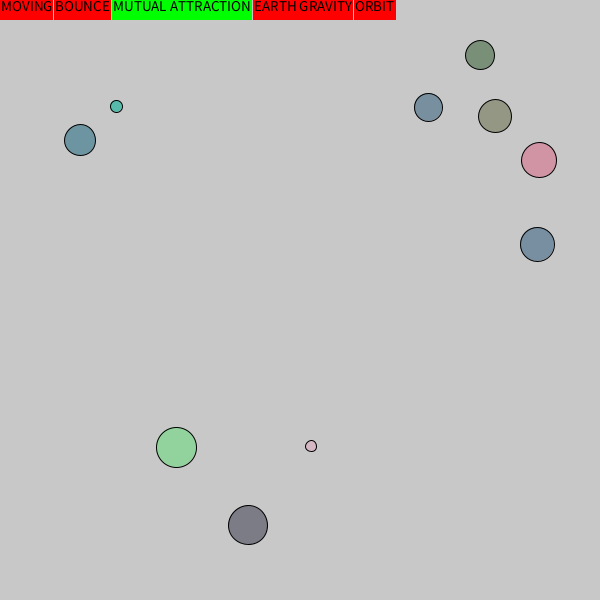
Frame 1 (no input)
Frame 60 (the mouse pressed at the canvas centre just before this capture): identical to frame 1, image omitted
Frame 120 (the mouse held since frame 60 and released just before this capture): identical to frame 1, image omitted

The Processing sketch that drew this single still picture (run headless with seeded random() and noise(); from frame 60 on, the mouse is pressed at the canvas centre):

// Processing sketch: GravityCW
// ── GravityCW.pde
float GRAVITY = 0.4;
int MAX_SIZE  = 50;
int MIN_SIZE = 10;
float MAX_MASS = 10;
float MIN_MASS = 1;

int NUM_ORBS = 10;
Orb[] orbs;
boolean moving;
boolean multiBall;
boolean earthGravity;
boolean orbit;
boolean bounce;
boolean trails;

Orb earth;
Orb centerGravity;

void setup() {
  noStroke();
  size(600, 600);
  background(200);
  orbs = new Orb[NUM_ORBS];
  resetRandom();

}//setup

void draw() {
  if (!trails) {
    background(200);
    stroke(0);
  }
  displayMode();
  if (trails) {
    noStroke();
  }

  //always display the orbs
  for (int i=0; i<orbs.length; i++) {
    orbs[i].display();
  }//show orbs


  //if moving is active, run the gravity simulation
  //using whatever modes are currently active.
  if (moving) {
    for (int i=0; i<orbs.length; i++) {

      //for mutual attraction mode, each orb should
      //exert gravity on each other orb.
      if (multiBall) {

      }//orbs attract each other

      //for earth gravity mode, each orb should feel a
      //downward gravity force similar to how the earth's
      //gravity pulls on all objects on earth.
      if (earthGravity) {

      }//orbs pulled down by earth

      //for orbit mode, a single orb at the center should
      //exert a gravitational force on all the other orbs
      if (orbit) {

      }//orbs pulld toward center

    }//apply gravity

    //if moving is on, call run on each orb
    //This is the ONLY TIME RUN SHOULD BE CALLED
    for (int i=0; i<orbs.length; i++) {
      orbs[i].run(bounce);
    }//run the sumlation
  }

}//draw

void pushAll(PVector p) {
  for (int i=0; i<orbs.length; i++) {
    orbs[i].applyForce(p);
  }
}//pushAll

void resetRandom() {
  moving = false;
  bounce = false;
  multiBall = true;
  earthGravity = false;
  orbit = false;
  background(200);
  for (int i=0; i<orbs.length; i++) {
    int s = int(random(MIN_SIZE, MAX_SIZE));
    float m = random(MIN_MASS, MAX_MASS);
    int x = int(random(s, width-s));
    int y = int(random(s, height-s));
    orbs[i] = new Orb(x, y, s, m);
  }
}//resetRnadom

void resetHorizontal() {
  moving = false;
  bounce = false;
  multiBall = false;
  earthGravity = true;
  orbit = false;
  background(200);
  int x = 10;
  int y = 60;
  for (int i=0; i<orbs.length; i++) {
    int s = int(random(MIN_SIZE, MAX_SIZE));
    float m = random(MIN_MASS, MAX_MASS);
    x+= s/2;
    orbs[i] = new Orb(x, y, s, m);
    x+= s/2 + 10;
  }
}//resetHorizontal

void resetVertical() {
  moving = false;
  bounce = false;
  earthGravity = false;
  multiBall = false;
  orbit = true;
  background(200);
  int x = width/2;
  int y = 62;
  for (int i=0; i<orbs.length; i++) {
    int s = 16;//int(random(MIN_SIZE, MAX_SIZE));
    float m = random(MIN_MASS, MAX_MASS);
    orbs[i] = new Orb(x, y, s, m);
    y+= 44;

    if (i == orbs.length/2-1) {
      y = height/2 + 40;
    }
  }
}//reset

void keyPressed() {
  if (key == ' ') {
    moving = !moving;
  }
  if (key == 'b')  {
    bounce = !bounce;
  }
  if (key == 'm')  {
    multiBall = !multiBall;
  }
  if (key == 'e')  {
    earthGravity = !earthGravity;
  }
  if (key == 'o') {
    orbit = !orbit;
  }
  if (key == 't') {
    trails = !trails;
  }
  if (key == 'r') {
    resetRandom();
  }
  if (key == 'h') {
    resetHorizontal();
  }
  if (key == 'v')  {
    resetVertical();
  }
  if (keyCode == UP) {
    pushAll(new PVector(0, -0.5));
  }
  if (keyCode == DOWN) {
    pushAll(new PVector(0, 0.5));
  }
  if (keyCode == LEFT) {
    pushAll(new PVector(-0.5, 0));
  }
  if (keyCode == RIGHT) {
    pushAll(new PVector(0.5, 0));
  }
}//keyPressed

void displayMode() {
  //initial setup
  color c;
  textAlign(LEFT, TOP);
  textSize(15);
  noStroke();

  //red or green boxes
  c = moving ? color(0, 255, 0) : color(255, 0, 0);
  fill(c);
  rect(0, 0, 53, 20);
  c = bounce ? color(0, 255, 0) : color(255, 0, 0);
  fill(c);
  rect(54, 0, 57, 20);
  c = multiBall ? color(0, 255, 0) : color(255, 0, 0);
  fill(c);
  rect(112, 0, 140, 20);
  c = earthGravity ? color(0, 255, 0) : color(255, 0, 0);
  fill(c);
  rect(253, 0, 100, 20);
  c = orbit ? color(0, 255, 0) : color(255, 0, 0);
  fill(c);
  rect(354, 0, 42, 20);
  stroke(0);
  fill(0);
  text("MOVING", 1, 0);
  text("BOUNCE", 55, 0);
  text("MUTUAL ATTRACTION", 113, 0);
  text("EARTH GRAVITY", 254, 0);
  text("ORBIT", 355, 0);

}

// ── Orb.pde
class Orb {

  PVector position;
  PVector velocity;
  PVector acceleration;
  int size;
  float mass;
  color c;

  Orb(int x, int y, int s, float m) {
    position = new PVector(x, y);
    velocity = new PVector(0, 0);
    acceleration = new PVector(0, 0);
    size = s;
    mass = m;
    c = color(random(256), random(256), random(256));
  }//constructor

  void run(boolean bounce) {
    position.add(velocity);
    velocity.add(acceleration);
    acceleration.mult(0);

    if (bounce) {
      yBounce();
      xBounce();
    }
  }//run

  PVector getGravity(Orb o, float G) {
    if (o != this) {
      float d = this.position.dist(o.position);
      d = constrain(d, 5, 100);
      float mag = (G * mass * o.mass) / (d * d);
      PVector direction = PVector.sub(o.position, this.position);
      direction.normalize();
      direction.mult(mag);
      return direction;
    }
    return new PVector(0, 0);
  }//getGravity

  float getDensity() {
    return mass/size;
  }//getDensity

  void applyForce(PVector f) {
    PVector newf = f.copy();
    newf.div( mass );
    acceleration.add(newf);
  }//applyForce

  void yBounce() {
    if (position.y < size/2) {
      position.y = size/2;
      velocity.y *= -1;
    }
    else if (position.y >= (height-size/2)) {
      position.y = height - size/2;
      velocity.y *= -1;
    }
  }//yBounce

  void xBounce() {
    if (position.x < size/2) {
      position.x = size/2;
      velocity.x *= -1;
    }
    else if (position.x >= width - size/2) {
      position.x = width - size/2;
      velocity.x *= -1;
    }
  }//xBounce

  boolean checkYBoundry() {
    boolean check = position.y >= height - size/2;
    check = check || (position.y <= size/2);
    return check;
  }
  boolean checkXBoundry() {
    boolean check = position.x >= width - size/2;
    check = check || (position.x <= size/2);
    return check;
  }

  void display() {
    int t = int(map(getDensity(), MIN_MASS/MAX_SIZE, MAX_MASS/MIN_SIZE, 100, 255));
    fill(c, t);
    circle(position.x, position.y, size);
  }//display

}//OrbNode
